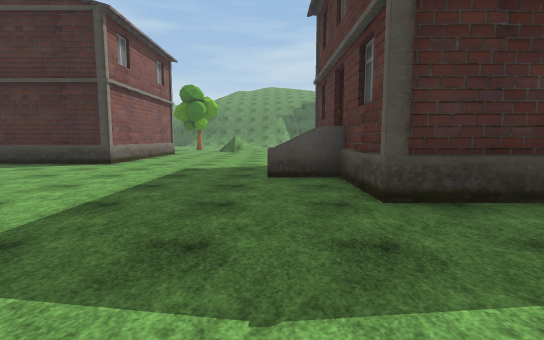
[1] (above)

22 first-person views from a walk through a Unity game level. The camera is 1.4 m above the floor, tilts 6° down and sees 85° across. The floor is counted in squares, 2 m on a side. Each view is taken from the middle of a square. On the plan, view 1 faces up. The plan holds only what a view shows up to about 10 squares ahead; the rest is blank. The place goes on beyond the plan. The player character is not drawn. Some animated figures are left out. Some surface patterns are stand-ins.

[2]
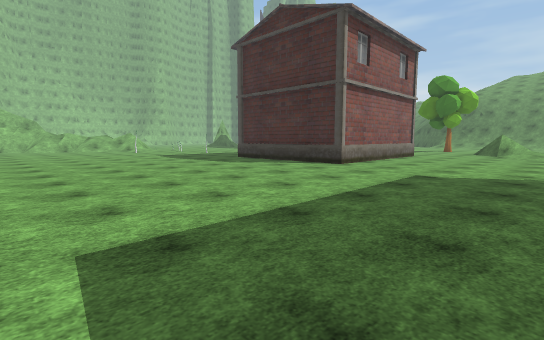

[3]
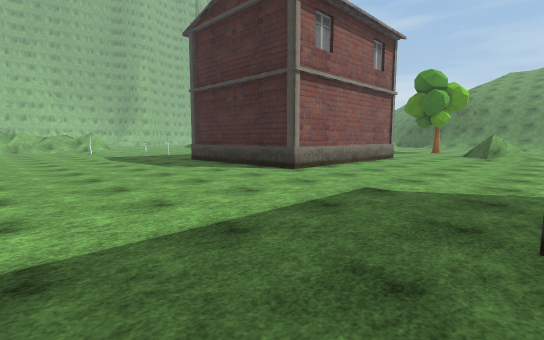

[4]
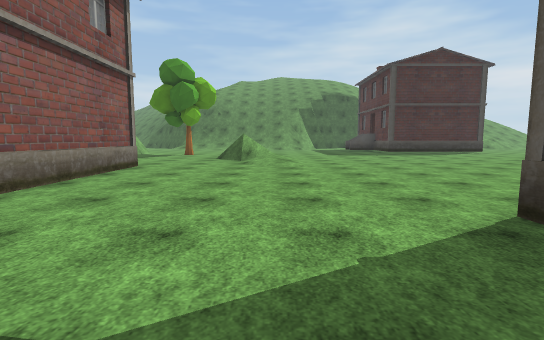

[5]
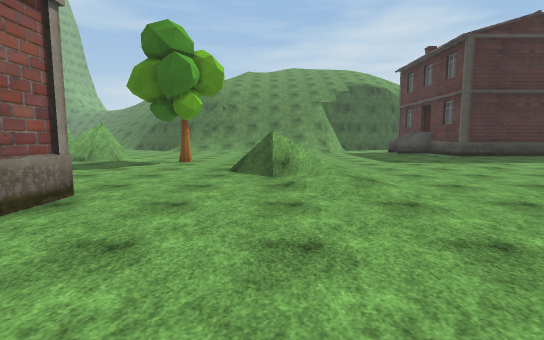

[6]
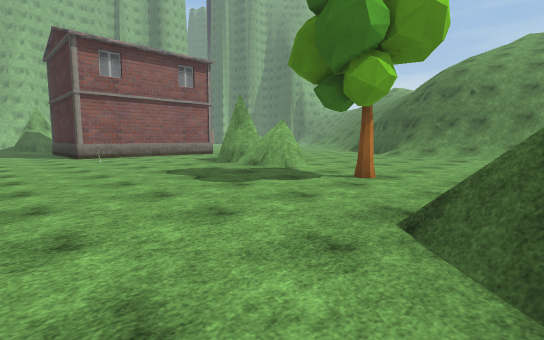

[7]
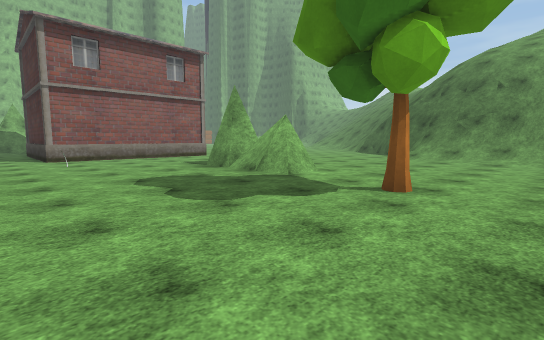

[8]
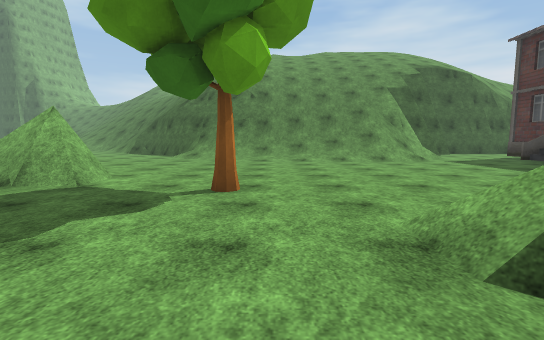

[9]
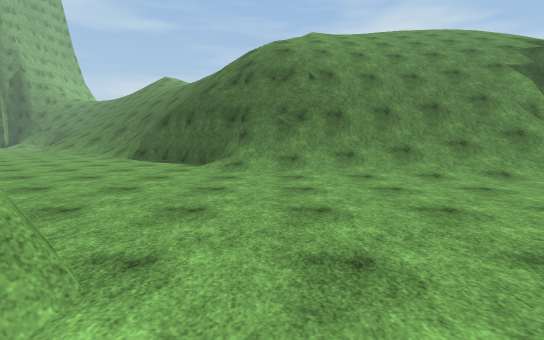

[10]
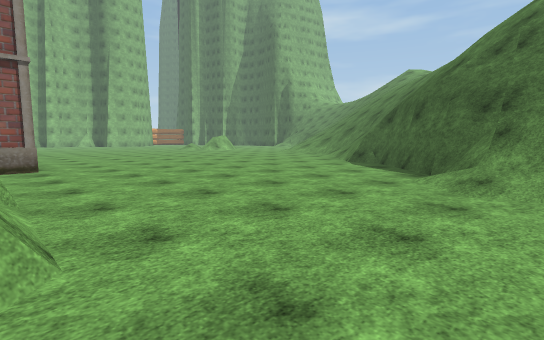

[11]
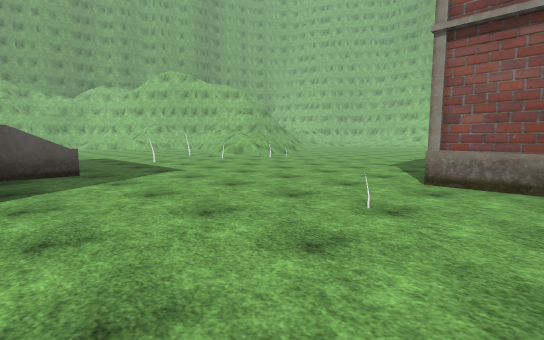

[12]
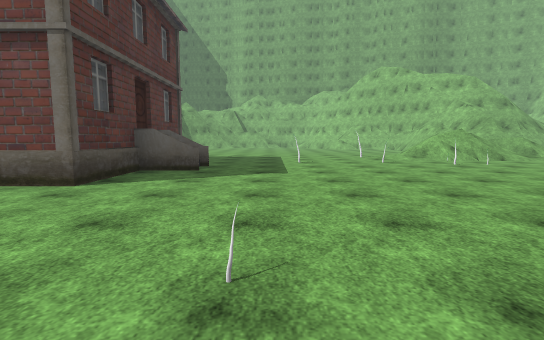

[13]
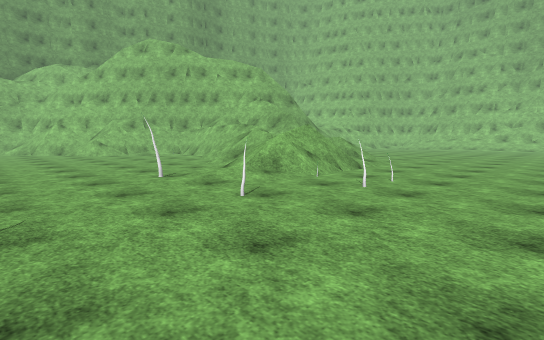

[14]
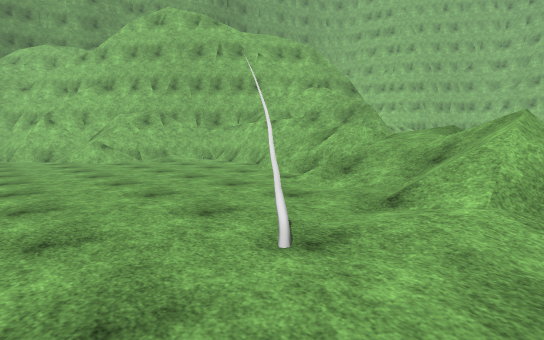

[15]
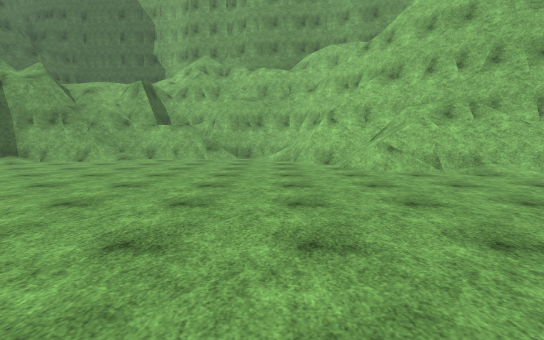

[16]
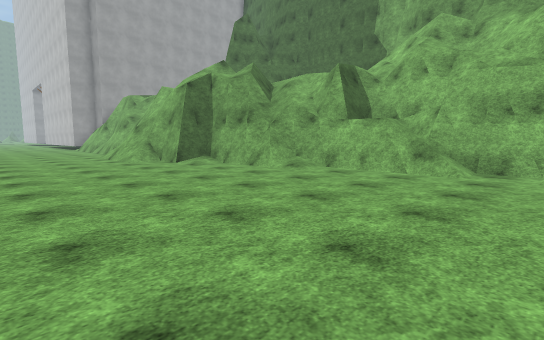

[17]
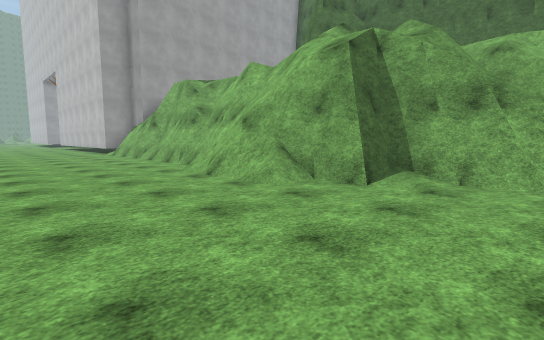

[18]
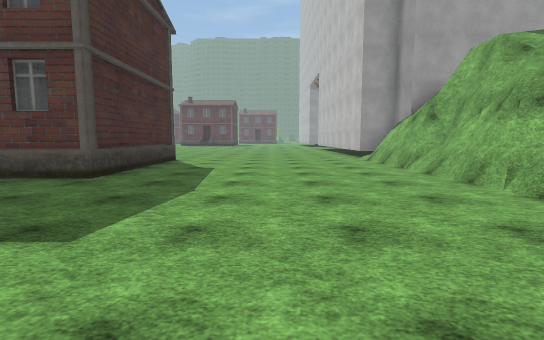

[19]
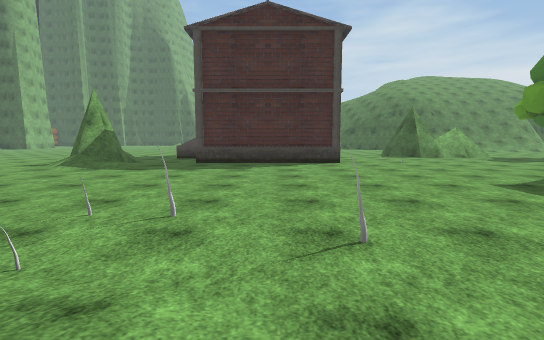

[20]
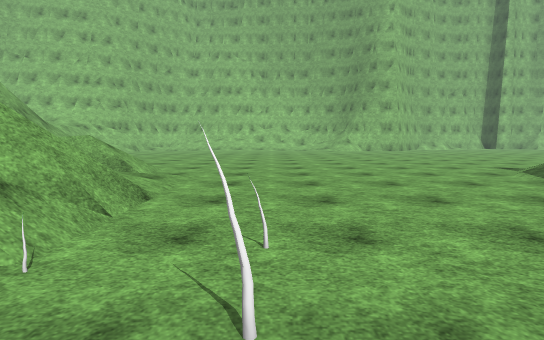

[21]
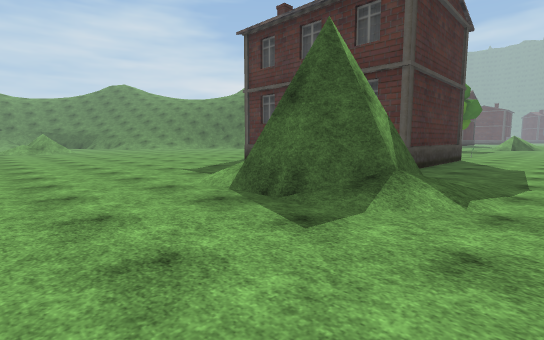

[22]
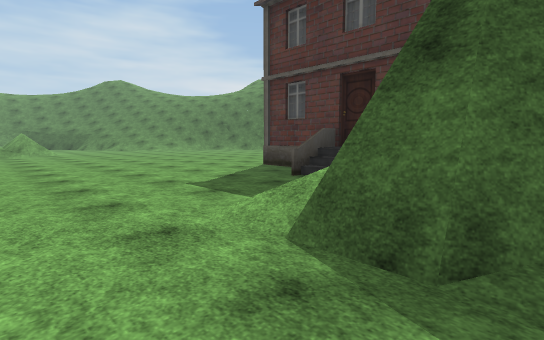

### Floor plan
Key: @ floor where view 1 was taken; # wall or solid block; . main floor; : floor 0.5 m higher than the main floor; / step, stairs or slope; = window, fence, low wall or low ledge; v drop or lower ground; O other object.
Columns run from 26 left of view 1 to 6 right of it. Each row starts with its distance up from view 1.
 29             ....##vvv///////v
 28    ..       ...../####/////v
 27   ....      ....../###=///=#
 26   .....    ......../////////
 25   ......  ...........///////...#
 24  .............................##
 23  .............................
 22  .......#   #................
 21  .......#   #...#//.........
 20  .......#     ..###:.............
 19  ....../#    ........O...........
 18 ..../   #   #............ ......
 17 ....# ..#####.O.........  .....
 16 ....##.................==/.......
 15 ....///................../.......
 14 ........................./.......
 13 .................##  #..........
 12 .................#   #.........
 11 ................=#   #........
 10 ........OO......##   #........
  9 ........O..O.O...#   #.......
  8 .....//==//......#####.....#
  7 ..../=/////O...............#
  6 ..   /////................=#
  5       /#/.................##
  4    ##//=...................##  ##
  3 /####/#/....................####.
  2 #v  #/#..........................
  1     ###..........................
  0       #...................@......
 -1       ##.........................
 -2       v##=/......................
 -3        ####..........##=####.##=.
 -4        /####......#####   #######
 -5         /###/..===##
 -6            ########

Positions as (right, up) in squares from view 1, and headings:
1: (0, 0), facing up
2: (0, 1), facing up-left
3: (0, 3), facing up-left
4: (-1, 6), facing up
5: (-2, 10), facing up
6: (-2, 14), facing up-left
7: (-3, 15), facing up-left
8: (-4, 15), facing up
9: (-6, 19), facing up
10: (-6, 21), facing up-left
11: (-9, 18), facing down-left
12: (-12, 18), facing down
13: (-13, 12), facing down-left
14: (-14, 8), facing down-left
15: (-14, 5), facing down
16: (-14, 1), facing down-right
17: (-8, 1), facing down-right
18: (-4, 0), facing right
19: (-16, 7), facing up
20: (-16, 10), facing left
21: (-25, 14), facing up-right
22: (-24, 16), facing up-right
